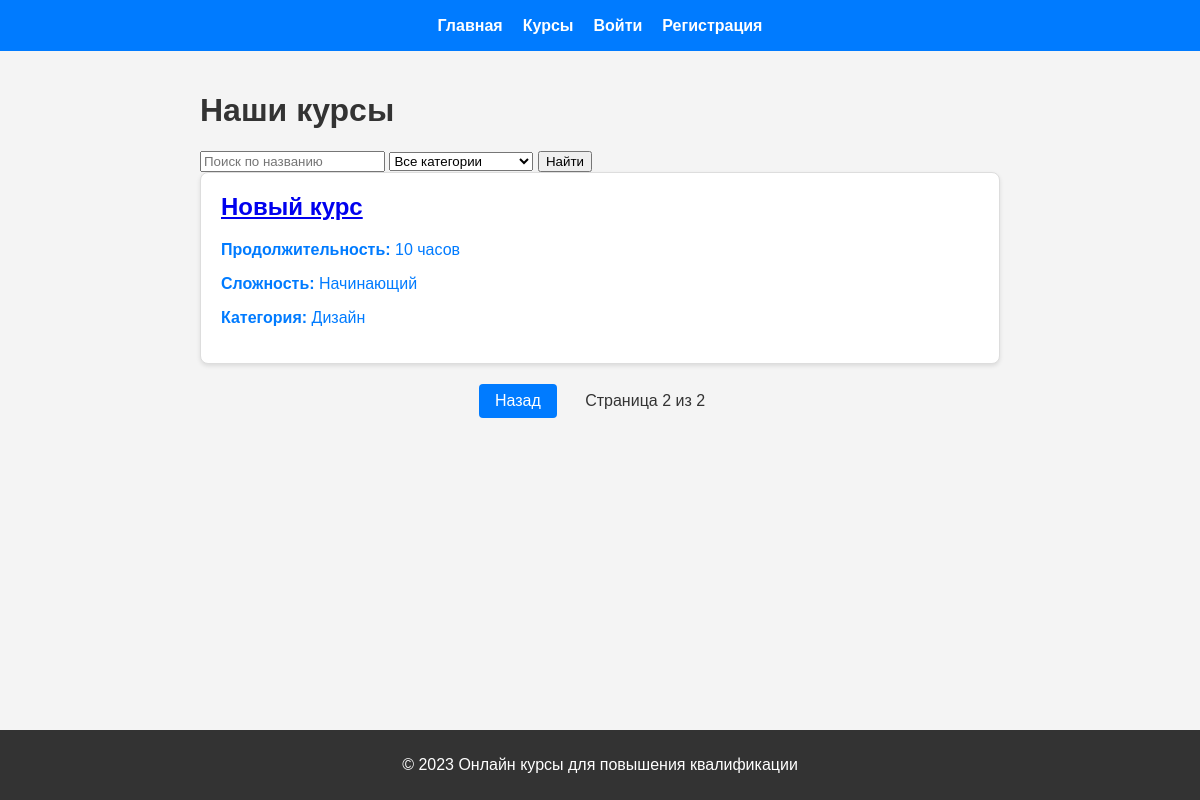
/courses?page=2&query=&category=, run on the app's committed database.
### tables this page shows
CREATE TABLE courses (
    id INTEGER PRIMARY KEY AUTOINCREMENT,
    title TEXT NOT NULL,
    duration TEXT NOT NULL,
    difficulty TEXT NOT NULL,
    description TEXT
, category);

### main.py (the view)
@app.route('/courses')
@app.route('/courses')
def show_courses():
    page = request.args.get('page', 1, type=int)  # Получаем номер страницы из запроса
    query = request.args.get('query', '').strip()  # Получаем поисковый запрос
    category = request.args.get('category', '').strip()  # Получаем категорию
    conn = sqlite3.connect('courses.db')
    cursor = conn.cursor()
    sql = 'SELECT * FROM courses WHERE 1=1'
    params = []
    if query:
        sql += ' AND title LIKE ?'
        params.append(f'%{query}%')
    if category:
        sql += ' AND category = ?'
        params.append(category)
    offset = (page - 1) * COURSES_PER_PAGE
    sql += ' LIMIT ? OFFSET ?'
    params.extend([COURSES_PER_PAGE, offset])
    cursor.execute(sql, params)
    courses = cursor.fetchall()
    cursor.execute('SELECT COUNT(*) FROM courses WHERE 1=1' + (' AND title LIKE ?' if query else '') + (
        ' AND category = ?' if category else ''), params[:-2])
    total_courses = cursor.fetchone()[0]
    total_pages = (total_courses + COURSES_PER_PAGE - 1) // COURSES_PER_PAGE
    conn.close()
    return render_template('courses.html', courses=courses, page=page, total_pages=total_pages)

### templates/courses.html (shortened to what this page needs)
{% extends "base.html" %}
{% block content %}
<h1>Наши курсы</h1>
<form action="{{ url_for('search_courses') }}" method="GET" class="search-form">
    <input type="text" name="query" placeholder="Поиск по названию" value="{{ request.args.get('query', '') }}">
    <select name="category">
        <option value="">Все категории</option>
    </select>
    <button type="submit">Найти</button>
</form>
<div>
    {% for course in courses %}
    <div class="course-card">
        <h2><a href="{{ url_for('course_detail', course_id=course[0]) }}">{{ course[1] }}</a></h2>
        <p><strong>Продолжительность:</strong> {{ course[2] }}</p>
        <p><strong>Сложность:</strong> {{ course[3] }}</p>
        <p><strong>Категория:</strong> {{ course[5] }}</p>
    </div>
    {% endfor %}
</div>
<div class="pagination">
    {% if page > 1 %}
        <a href="{{ url_for('show_courses', page=page-1, query=request.args.get('query', ''), category=request.args.get('category', '')) }}">Назад</a>
    {% endif %}
    <span>Страница {{ page }} из {{ total_pages }}</span>
</div>
{% endblock %}

### static/css/styles.css (style rules this page uses)
body { font-family: Arial, sans-serif; margin: 0; padding: 0; background-color: #f4f4f4; color: #333; }
.course-card { background-color: white; border: 1px solid #ddd; border-radius: 8px; padding: 20px; margin-bottom: 20px; box-shadow: 0 2px 4px rgba(0, 0, 0, 0.1); }
.course-card h2 { margin-top: 0; color: #007BFF; }
.course-card p { color: #555; }
.course-card p { text-decoration: none; color: #007BFF; }
.pagination { margin-top: 20px; text-align: center; }
.pagination a { display: inline-block; padding: 8px 16px; margin: 0 4px; background-color: #007BFF; color: white; text-decoration: none; border-radius: 4px; }
.pagination span { display: inline-block; padding: 8px 16px; margin: 0 4px; color: #333; }

### data on the page
courses: title "Новый курс", duration "10 часов", difficulty "Начинающий", category "Дизайн"

### other printed values
{{ page }} "2"
{{ total_pages }} "2"
